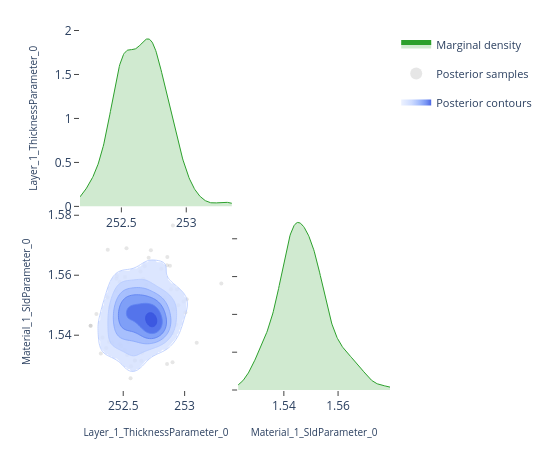

Notebook cell for this chart:
### Code cell
# ---- Pairwise focus: thickness vs SLD ---------------------------------------
# A 2-parameter corner plot zooms in on the joint posterior for a specific
# pair.  This is the same view the EasyReflectometryApp's "2D Heatmap"
# sub-tab uses to inspect parameter degeneracies.


params_of_interest = ['Layer_1_ThicknessParameter_0', 'Material_1_SldParameter_0']
idx = [posterior.param_names.index(p) for p in params_of_interest]
subset_draws = np.asarray(posterior.draws)[:, idx]

fig = plot_corner(subset_draws, params_of_interest)
fig.show()

### Figure 1 — Plotly figure (JSON) as saved in the notebook; plotly's stock layout.template omitted (floating-point values rounded to 4 significant figures; data arrays with more than 128 entries replaced by an {"elided": "..."} marker saying what was removed)
{"data": [{"fill": "tozeroy", "fillcolor": "rgba(44, 160, 44, 0.22)", "hoverinfo": "skip", "legendgroup": "marginal", "line": {"color": "rgb(44, 160, 44)", "width": 1}, "mode": "lines", "name": "Marginal density", "showlegend": true, "type": "scatter", "x": {"elided": "256 float values"}, "xaxis": "x", "y": {"elided": "256 float values"}, "yaxis": "y"}, {"hoverinfo": "skip", "legendgroup": "scatter", "marker": {"color": "rgba(140, 140, 140, 0.22)", "size": 4}, "mode": "markers", "name": "Posterior samples", "showlegend": true, "type": "scatter", "x": [252.5, 252.7, 252.8, 252.7, 252.6, 252.8, 252.8, 252.7, 252.6, 252.7, 252.6, 253.0, 252.9, 252.4, 252.6, 252.4, 252.7, 252.9, 252.7, 252.7, 252.7, 252.5, 252.9, 252.8, 252.5, 252.7, 252.5, 252.5, 252.7, 252.4, 252.5, 252.9, 252.8, 252.7, 252.9, 252.6, 252.5, 252.4, 252.6, 252.3, 252.7, 252.8, 252.9, 252.5, 252.6, 252.7, 252.9, 252.2, 252.6, 252.8, 252.5, 252.8, 252.6, 252.4, 252.5, 252.5, 252.7, 252.8, 252.6, 252.7, 252.5, 252.9, 252.5, 252.5, 252.4, 252.7, 252.4, 252.7, 252.3, 252.4, 252.8, 252.5, 252.9, 252.5, 252.7, 252.8, 252.6, 252.9, 252.6, 252.7, 252.7, 252.8, 252.8, 252.5, 252.6, 252.8, 253.3, 252.2, 252.5, 252.7, 252.5, 252.9, 253.1, 252.6, 252.7, 252.5, 252.7, 252.8, 252.7, 252.5, 252.7, 252.4, 252.5, 252.3, 252.6, 252.9, 252.5, 252.5, 252.9, 252.4, 253.0, 252.8, 252.7, 252.8, 253.0, 252.8, 252.7, 252.5, 252.4, 252.6], "xaxis": "x3", "y": [1.544, 1.541, 1.539, 1.542, 1.532, 1.553, 1.543, 1.544, 1.526, 1.545, 1.53, 1.551, 1.555, 1.543, 1.55, 1.555, 1.547, 1.541, 1.559, 1.553, 1.547, 1.55, 1.563, 1.543, 1.538, 1.554, 1.553, 1.551, 1.568, 1.559, 1.555, 1.566, 1.552, 1.563, 1.531, 1.553, 1.535, 1.553, 1.561, 1.539, 1.548, 1.544, 1.543, 1.543, 1.532, 1.541, 1.55, 1.543, 1.549, 1.552, 1.537, 1.542, 1.543, 1.55, 1.548, 1.543, 1.547, 1.543, 1.541, 1.566, 1.549, 1.577, 1.569, 1.544, 1.538, 1.554, 1.538, 1.547, 1.534, 1.56, 1.562, 1.553, 1.555, 1.536, 1.539, 1.542, 1.542, 1.53, 1.552, 1.534, 1.548, 1.544, 1.541, 1.558, 1.531, 1.543, 1.557, 1.543, 1.549, 1.548, 1.543, 1.563, 1.538, 1.549, 1.539, 1.549, 1.547, 1.543, 1.557, 1.533, 1.548, 1.568, 1.544, 1.547, 1.546, 1.549, 1.559, 1.55, 1.541, 1.545, 1.548, 1.552, 1.554, 1.546, 1.552, 1.552, 1.538, 1.545, 1.536, 1.547], "yaxis": "y3", "zorder": 0}, {"colorscale": [[0.0, "rgba(224, 233, 255, 0.62)"], [0.35, "rgba(183, 203, 255, 0.70)"], [0.6, "rgba(138, 169, 252, 0.78)"], [0.82, "rgba(96, 131, 242, 0.84)"], [1.0, "rgba(58, 86, 224, 0.90)"]], "connectgaps": false, "contours": {"coloring": "fill", "end": 83.05, "showlabels": false, "showlines": false, "size": 13.11, "start": 17.48}, "hoverinfo": "skip", "legendgroup": "contour", "name": "Posterior contours", "showlegend": true, "showscale": false, "type": "contour", "x": [252.2, 252.2, 252.2, 252.2, 252.2, 252.3, 252.3, 252.3, 252.3, 252.3, 252.3, 252.3, 252.4, 252.4, 252.4, 252.4, 252.4, 252.4, 252.4, 252.5, 252.5, 252.5, 252.5, 252.5, 252.5, 252.6, 252.6, 252.6, 252.6, 252.6, 252.6, 252.6, 252.7, 252.7, 252.7, 252.7, 252.7, 252.7, 252.7, 252.8, 252.8, 252.8, 252.8, 252.8, 252.8, 252.8, 252.9, 252.9, 252.9, 252.9, 252.9, 252.9, 253.0, 253.0, 253.0, 253.0, 253.0, 253.0, 253.0, 253.1, 253.1, 253.1, 253.1, 253.1, 253.1, 253.1, 253.2, 253.2, 253.2, 253.2, 253.2, 253.2, 253.2, 253.3, 253.3, 253.3, 253.3, 253.3, 253.3, 253.4], "xaxis": "x3", "y": [1.523, 1.524, 1.525, 1.525, 1.526, 1.527, 1.527, 1.528, 1.529, 1.53, 1.53, 1.531, 1.532, 1.532, 1.533, 1.534, 1.534, 1.535, 1.536, 1.537, 1.537, 1.538, 1.539, 1.539, 1.54, 1.541, 1.542, 1.542, 1.543, 1.544, 1.544, 1.545, 1.546, 1.547, 1.547, 1.548, 1.549, 1.549, 1.55, 1.551, 1.551, 1.552, 1.553, 1.554, 1.554, 1.555, 1.556, 1.556, 1.557, 1.558, 1.559, 1.559, 1.56, 1.561, 1.561, 1.562, 1.563, 1.564, 1.564, 1.565, 1.566, 1.566, 1.567, 1.568, 1.569, 1.569, 1.57, 1.571, 1.571, 1.572, 1.573, 1.573, 1.574, 1.575, 1.576, 1.576, 1.577, 1.578, 1.578, 1.579], "yaxis": "y3", "z": {"elided": "80x80 float values"}, "zmax": 83.05, "zmin": 17.48, "zorder": 1}, {"colorscale": [[0.0, "rgba(183, 203, 255, 0.94)"], [0.35, "rgba(183, 203, 255, 0.94)"], [0.35, "rgba(138, 169, 252, 0.95)"], [0.6, "rgba(138, 169, 252, 0.95)"], [0.6, "rgba(96, 131, 242, 0.96)"], [0.82, "rgba(96, 131, 242, 0.96)"], [0.82, "rgba(58, 86, 224, 0.98)"], [1.0, "rgba(58, 86, 224, 0.98)"]], "contours": {"coloring": "lines", "end": 83.05, "showlabels": false, "size": 13.11, "start": 17.48}, "hoverinfo": "skip", "legendgroup": "contour", "line": {"width": 0.9}, "showlegend": false, "showscale": false, "type": "contour", "x": [252.2, 252.2, 252.2, 252.2, 252.2, 252.3, 252.3, 252.3, 252.3, 252.3, 252.3, 252.3, 252.4, 252.4, 252.4, 252.4, 252.4, 252.4, 252.4, 252.5, 252.5, 252.5, 252.5, 252.5, 252.5, 252.6, 252.6, 252.6, 252.6, 252.6, 252.6, 252.6, 252.7, 252.7, 252.7, 252.7, 252.7, 252.7, 252.7, 252.8, 252.8, 252.8, 252.8, 252.8, 252.8, 252.8, 252.9, 252.9, 252.9, 252.9, 252.9, 252.9, 253.0, 253.0, 253.0, 253.0, 253.0, 253.0, 253.0, 253.1, 253.1, 253.1, 253.1, 253.1, 253.1, 253.1, 253.2, 253.2, 253.2, 253.2, 253.2, 253.2, 253.2, 253.3, 253.3, 253.3, 253.3, 253.3, 253.3, 253.4], "xaxis": "x3", "y": [1.523, 1.524, 1.525, 1.525, 1.526, 1.527, 1.527, 1.528, 1.529, 1.53, 1.53, 1.531, 1.532, 1.532, 1.533, 1.534, 1.534, 1.535, 1.536, 1.537, 1.537, 1.538, 1.539, 1.539, 1.54, 1.541, 1.542, 1.542, 1.543, 1.544, 1.544, 1.545, 1.546, 1.547, 1.547, 1.548, 1.549, 1.549, 1.55, 1.551, 1.551, 1.552, 1.553, 1.554, 1.554, 1.555, 1.556, 1.556, 1.557, 1.558, 1.559, 1.559, 1.56, 1.561, 1.561, 1.562, 1.563, 1.564, 1.564, 1.565, 1.566, 1.566, 1.567, 1.568, 1.569, 1.569, 1.57, 1.571, 1.571, 1.572, 1.573, 1.573, 1.574, 1.575, 1.576, 1.576, 1.577, 1.578, 1.578, 1.579], "yaxis": "y3", "z": {"elided": "80x80 float values"}, "zmax": 83.05, "zmin": 17.48, "zorder": 2}, {"fill": "tozeroy", "fillcolor": "rgba(44, 160, 44, 0.22)", "hoverinfo": "skip", "legendgroup": "marginal", "line": {"color": "rgb(44, 160, 44)", "width": 1}, "mode": "lines", "name": "Marginal density", "showlegend": false, "type": "scatter", "x": {"elided": "256 float values"}, "xaxis": "x4", "y": {"elided": "256 float values"}, "yaxis": "y4"}], "layout": {"height": 450, "legend": {"font": {"size": 11}, "itemsizing": "constant", "orientation": "v", "x": 1.02, "xanchor": "left", "y": 1.0, "yanchor": "top"}, "margin": {"b": 60, "l": 80, "r": 160, "t": 30}, "plot_bgcolor": "white", "showlegend": true, "width": 550, "xaxis": {"anchor": "y", "domain": [0.0, 0.49], "showgrid": false, "ticks": "outside", "zeroline": false}, "xaxis2": {"anchor": "y2", "domain": [0.51, 1.0], "showgrid": false, "ticks": "outside", "visible": false, "zeroline": false}, "xaxis3": {"anchor": "y3", "domain": [0.0, 0.49], "showgrid": false, "ticks": "outside", "title": {"font": {"size": 10}, "text": "Layer_1_ThicknessParameter_0"}, "zeroline": false}, "xaxis4": {"anchor": "y4", "domain": [0.51, 1.0], "showgrid": false, "ticks": "outside", "title": {"font": {"size": 10}, "text": "Material_1_SldParameter_0"}, "zeroline": false}, "yaxis": {"anchor": "x", "domain": [0.51, 1.0], "showgrid": false, "ticks": "outside", "title": {"font": {"size": 10}, "text": "Layer_1_ThicknessParameter_0"}, "zeroline": false}, "yaxis2": {"anchor": "x2", "domain": [0.51, 1.0], "showgrid": false, "ticks": "outside", "visible": false, "zeroline": false}, "yaxis3": {"anchor": "x3", "domain": [0.0, 0.49], "showgrid": false, "ticks": "outside", "title": {"font": {"size": 10}, "text": "Material_1_SldParameter_0"}, "zeroline": false}, "yaxis4": {"anchor": "x4", "domain": [0.0, 0.49], "showgrid": false, "showticklabels": false, "ticks": "outside", "zeroline": false}}}
